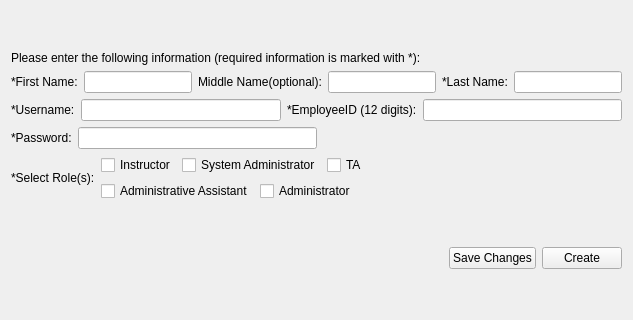
        <widget class="QWidget" name="CreateAccount">
         <layout class="QVBoxLayout" name="verticalLayout">
          <item>
           <spacer name="verticalSpacer_18">
            <property name="orientation">
             <enum>Qt::Vertical</enum>
            </property>
            <property name="sizeHint" stdset="0">
             <size>
              <width>20</width>
              <height>40</height>
             </size>
            </property>
           </spacer>
          </item>
          <item>
           <layout class="QVBoxLayout" name="verticalLayout_15">
            <item>
             <layout class="QVBoxLayout" name="verticalLayout_12">
              <item>
               <widget class="QLabel" name="label_14">
                <property name="text">
                 <string>Please enter the following information (required information is marked with *):</string>
                </property>
               </widget>
              </item>
              <item>
               <layout class="QVBoxLayout" name="verticalLayout_5">
                <item>
                 <layout class="QHBoxLayout" name="horizontalLayout_5">
                  <item>
                   <widget class="QLabel" name="label_8">
                    <property name="text">
                     <string>*First Name:</string>
                    </property>
                   </widget>
                  </item>
                  <item>
                   <widget class="QLineEdit" name="FirstNameCreate"/>
                  </item>
                  <item>
                   <widget class="QLabel" name="label_19">
                    <property name="text">
                     <string>Middle Name(optional):</string>
                    </property>
                   </widget>
                  </item>
                  <item>
                   <widget class="QLineEdit" name="MiddleNameCreate"/>
                  </item>
                  <item>
                   <widget class="QLabel" name="label_13">
                    <property name="text">
                     <string>*Last Name:</string>
                    </property>
                   </widget>
                  </item>
                  <item>
                   <widget class="QLineEdit" name="LastNameCreate"/>
                  </item>
                 </layout>
                </item>
                <item>
                 <layout class="QHBoxLayout" name="horizontalLayout_6">
                  <item>
                   <widget class="QLabel" name="label_9">
                    <property name="text">
                     <string>*Username:</string>
                    </property>
                   </widget>
                  </item>
                  <item>
                   <widget class="QLineEdit" name="UserIDCreate"/>
                  </item>
                  <item>
                   <widget class="QLabel" name="label_10">
                    <property name="text">
                     <string>*EmployeeID (12 digits):</string>
                    </property>
                   </widget>
                  </item>
                  <item>
                   <widget class="QLineEdit" name="EmployeeIDCreate"/>
                  </item>
                 </layout>
                </item>
                <item>
                 <layout class="QHBoxLayout" name="horizontalLayout_12">
                  <item>
                   <layout class="QHBoxLayout" name="horizontalLayout_17">
                    <item>
                     <widget class="QLabel" name="label_11">
                      <property name="text">
                       <string>*Password:</string>
                      </property>
                     </widget>
                    </item>
                    <item>
                     <widget class="QLineEdit" name="PasswordCreate">
                      <property name="echoMode">
                       <enum>QLineEdit::Password</enum>
                      </property>
                     </widget>
                    </item>
                   </layout>
                  </item>
                  <item>
                   <spacer name="horizontalSpacer_11">
                    <property name="orientation">
                     <enum>Qt::Horizontal</enum>
                    </property>
                    <property name="sizeHint" stdset="0">
                     <size>
                      <width>40</width>
                      <height>20</height>
                     </size>
                    </property>
                   </spacer>
                  </item>
                 </layout>
                </item>
               </layout>
              </item>
              <item>
               <layout class="QHBoxLayout" name="horizontalLayout_21">
                <item>
                 <layout class="QHBoxLayout" name="horizontalLayout_20">
                  <item>
                   <widget class="QLabel" name="label_12">
                    <property name="text">
                     <string>*Select Role(s):</string>
                    </property>
                   </widget>
                  </item>
                  <item>
                   <layout class="QVBoxLayout" name="verticalLayout_4">
                    <item>
                     <layout class="QHBoxLayout" name="horizontalLayout_18">
                      <item>
                       <widget class="QCheckBox" name="Instructor_checkBox">
                        <property name="text">
                         <string>Instructor</string>
                        </property>
                       </widget>
                      </item>
                      <item>
                       <widget class="QCheckBox" name="SA_checkBox">
                        <property name="text">
                         <string>System Administrator</string>
                        </property>
                       </widget>
                      </item>
                      <item>
                       <widget class="QCheckBox" name="TA_checkBox">
                        <property name="text">
                         <string>TA</string>
                        </property>
                       </widget>
                      </item>
                     </layout>
                    </item>
                    <item>
                     <layout class="QHBoxLayout" name="horizontalLayout_19">
                      <item>
                       <widget class="QCheckBox" name="AdministrativeAdmin_checkBox">
                        <property name="text">
                         <string>Administrative Assistant</string>
                        </property>
                       </widget>
                      </item>
                      <item>
                       <widget class="QCheckBox" name="Admin_checkBox">
                        <property name="text">
                         <string>Administrator</string>
                        </property>
                       </widget>
                      </item>
                     </layout>
                    </item>
                   </layout>
                  </item>
                 </layout>
                </item>
                <item>
                 <spacer name="horizontalSpacer_12">
                  <property name="orientation">
                   <enum>Qt::Horizontal</enum>
                  </property>
                  <property name="sizeHint" stdset="0">
                   <size>
                    <width>40</width>
                    <height>20</height>
                   </size>
                  </property>
                 </spacer>
                </item>
               </layout>
              </item>
             </layout>
            </item>
            <item>
             <spacer name="verticalSpacer_16">
              <property name="orientation">
               <enum>Qt::Vertical</enum>
              </property>
              <property name="sizeHint" stdset="0">
               <size>
                <width>20</width>
                <height>40</height>
               </size>
              </property>
             </spacer>
            </item>
            <item>
             <layout class="QHBoxLayout" name="horizontalLayout_22">
              <item>
               <spacer name="horizontalSpacer_13">
                <property name="orientation">
                 <enum>Qt::Horizontal</enum>
                </property>
                <property name="sizeHint" stdset="0">
                 <size>
                  <width>40</width>
                  <height>20</height>
                 </size>
                </property>
               </spacer>
              </item>
              <item>
               <widget class="QPushButton" name="AccountSaveChangeButton">
                <property name="text">
                 <string>Save Changes</string>
                </property>
               </widget>
              </item>
              <item>
               <widget class="QPushButton" name="CreateAccountButton">
                <property name="text">
                 <string>Create</string>
                </property>
               </widget>
              </item>
             </layout>
            </item>
           </layout>
          </item>
          <item>
           <spacer name="verticalSpacer_17">
            <property name="orientation">
             <enum>Qt::Vertical</enum>
            </property>
            <property name="sizeHint" stdset="0">
             <size>
              <width>20</width>
              <height>40</height>
             </size>
            </property>
           </spacer>
          </item>
         </layout>
        </widget>
